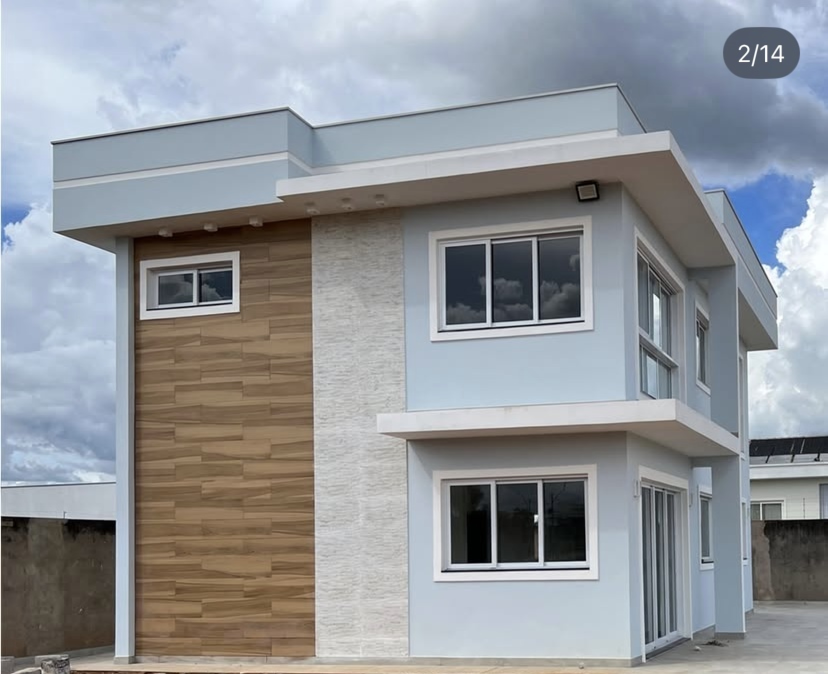
#> input picture jabs/assets/obra_jl_hd.jpg, 3312 x 2696 px (shown at 1/4 size)
$ python render_jabs.py
#> lines starting #> are read from the running program, lines starting #| are printed output that depends on the picture
### ptk/whatsapp_icon.py
"""Símbolo do WhatsApp desenhado (balão + telefone), em 4x para ficar liso."""
import math
from functools import lru_cache

from PIL import Image, ImageDraw

GREEN = (37, 211, 102)


@lru_cache(None)
def wa_icon(size=140, bg=True):
    k = 4
    s = size * k
    img = Image.new("RGBA", (s, s), (0, 0, 0, 0))
    d = ImageDraw.Draw(img)
    u = s / 100
    if bg:
        d.ellipse((0, 0, s - 1, s - 1), fill=GREEN)
    # balão: anel branco + rabinho embaixo à esquerda
    cx, cy, r, sw = 50 * u, 48 * u, 33 * u, 6.5 * u
    d.polygon([(19 * u, 85 * u), (24 * u, 64 * u), (37 * u, 75 * u)], fill="white")
    d.ellipse((cx - r, cy - r, cx + r, cy + r), outline="white", width=int(sw))
    # recorta o miolo do rabinho para ficar só o contorno
    inner = r - sw
    d.ellipse((cx - inner, cy - inner, cx + inner, cy + inner), fill=GREEN if bg else (0, 0, 0, 0))
    # telefone: arco grosso abaulado para baixo/esquerda, com bocal e fone nas pontas
    hr, hw = 16.5 * u, 8.5 * u
    hx, hy = cx + 1.5 * u, cy - 1 * u
    d.arc((hx - hr, hy - hr, hx + hr, hy + hr), 60, 210, fill="white", width=int(hw))
    for ang, ln in ((60, 0.0), (210, 0.0)):
        a = math.radians(ang)
        px, py = hx + math.cos(a) * (hr - hw / 2), hy + math.sin(a) * (hr - hw / 2)
        # pontas (fone/bocal) como cápsulas perpendiculares ao arco
        t = a + math.pi / 2
        L, Wd = 6.5 * u, 6.0 * u
        dx, dy = math.cos(t) * L, math.sin(t) * L
        d.line((px - dx * 0.2, py - dy * 0.2, px + dx * (1 if ang == 60 else -1) * 0.9 + dx * 0.0,
                py + dy * (1 if ang == 60 else -1) * 0.9), fill="white", width=int(Wd))
        d.ellipse((px - Wd / 2, py - Wd / 2, px + Wd / 2, py + Wd / 2), fill="white")
    return img.resize((size, size), Image.LANCZOS)

### jabs/render_jabs.py
#!/usr/bin/env python3
"""Vídeo premium 9:16 (30 s) - JABS Engenharia. Preto e branco, ritmo calmo, cor surge no final.

Uso:  python3 render_jabs.py             -> saida/jabs_30s.mp4
      python3 render_jabs.py preview 1 5  -> quadros soltos em saida/preview/
"""
import math
import subprocess
import sys
import wave
from functools import lru_cache
from pathlib import Path

import numpy as np
from PIL import Image, ImageDraw, ImageEnhance, ImageFilter, ImageOps

import jabs_art as J
from jabs_art import font, text_width, tracked

ROOT = Path(__file__).resolve().parent
sys.path.insert(0, str(ROOT.parent / "ptk"))
from whatsapp_icon import wa_icon  # noqa: E402

# ----------------------------------------------------------------- CONFIG ---
W, H, FPS, DURATION = 1080, 1920, 30, 30.0
VOICE = ROOT / "audio/locucao.mp3"   # ElevenLabs "Thales", take 1 (cortada antes do "Fale com a gente")
VOICE_END = 26.45  # institucional: termina em "Construtora e incorporadora."
OUT = ROOT / "saida/jabs_30s.mp4"
DELAY = 0.6
WHATS = "(61) 99325-4777"
_M = dict(construir=0.0, estruturas=2.6, jabs=3.84, pensado=6.08, exclusivamente=6.64, obras=8.8,
          precisao=10.56, acabamento=12.56, cronograma=14.24, aqui=16.32, nao=17.84, entregamos=18.88,
          conforto=20.4, elegancia=21.64, jabs2=22.8, construtora=24.24, fale=26.56, whats=27.8)
M = {k: v + DELAY for k, v in _M.items()}
S2, S3, S4, S5, S6 = M["jabs"] - 0.2, M["obras"] - 0.15, M["aqui"] - 0.1, M["entregamos"] - 0.2, M["jabs2"] - 0.25
XF = 0.6  # duração das fusões
# ---------------------------------------------------------------------------


def clamp(x, a=0.0, b=1.0):
    return max(a, min(b, x))


def prog(t, s, d):
    return clamp((t - s) / d)


def ease(x):
    return x * x * (3 - 2 * x)


# [35 lines left out: functions ttext, put, rise, hline, not called in this run]


# ------------------------------------------------------------------- fundos --
_yy, _xx = np.mgrid[0:H, 0:W].astype(np.float32)


# [16 lines left out: functions black_bg, grid_bg, not called in this run]


_GRAIN = [Image.fromarray((np.random.default_rng(i).normal(0, 9, (H // 2, W // 2)) + 128).clip(0, 255).astype(np.uint8),
                          "L").resize((W, H), Image.BILINEAR) for i in range(4)]
_VIG = Image.fromarray((np.clip(1 - np.sqrt(((_xx - W / 2) / (W * .85)) ** 2 + ((_yy - H / 2) / (H * .7)) ** 2), 0, 1)
                        ** 0.7 * 255).astype(np.uint8), "L")
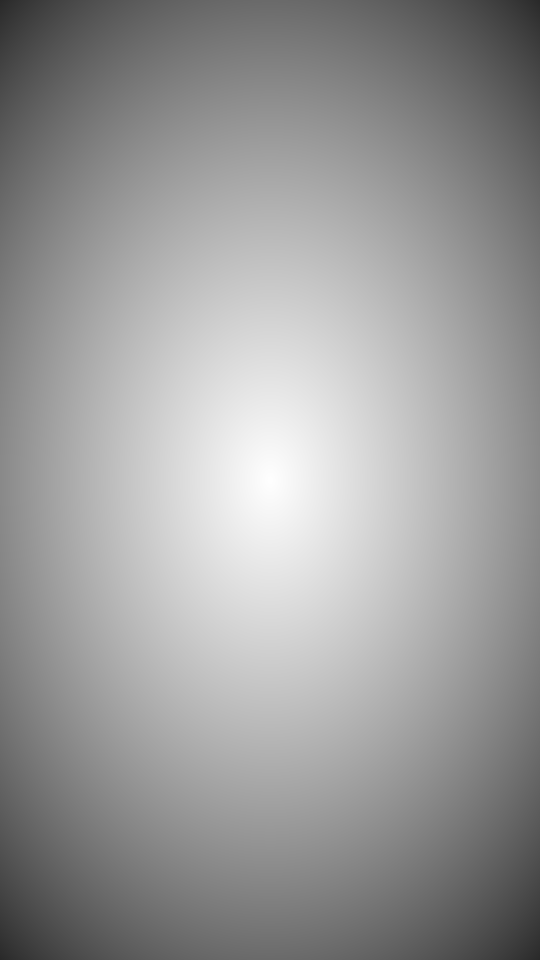
#> _VIG: PIL image 1080x1920 L (shown at 1/2 size); min 41, max 255, mean 154.1


# [8 lines left out: function finish, not called in this run]


# -------------------------------------------------------------------- foto ---
# foto ampliada 4x com super-resolução (EDSR) -> nitidez real nos closes
_src = Image.open(ROOT / "assets/obra_jl_hd.jpg").convert("RGB").crop((0, 328, 3312, 2696))
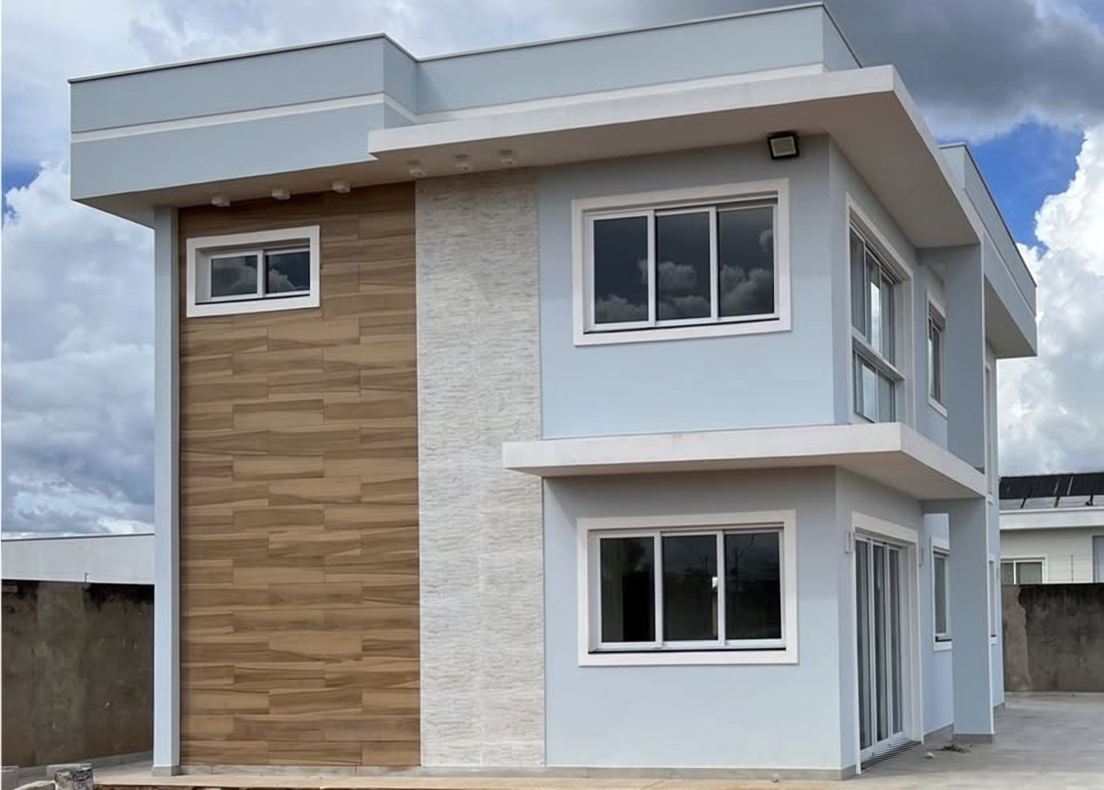
#> _src: PIL image 3312x2368 RGB (shown at 1/3 size); mean R, G, B 141.9, 143.9, 146.4
_photo = _src
PHOTO_COLOR = ImageEnhance.Contrast(ImageEnhance.Color(_photo).enhance(1.05)).enhance(1.08)
_gray = ImageOps.grayscale(_photo)
_gray = ImageOps.autocontrast(_gray, cutoff=1)
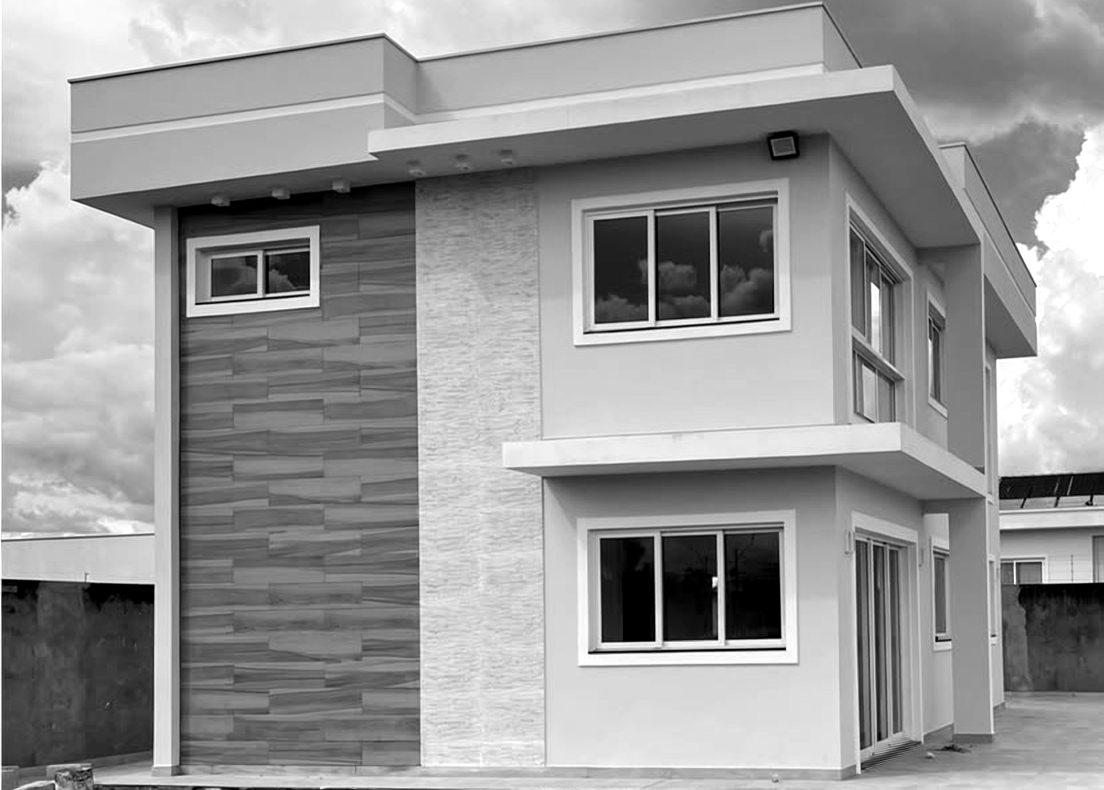
#> _gray: PIL image 3312x2368 L (shown at 1/3 size); min 0, max 255, mean 151
PHOTO_BW = ImageEnhance.Contrast(Image.merge("RGB", (_gray, _gray, _gray))).enhance(1.25)
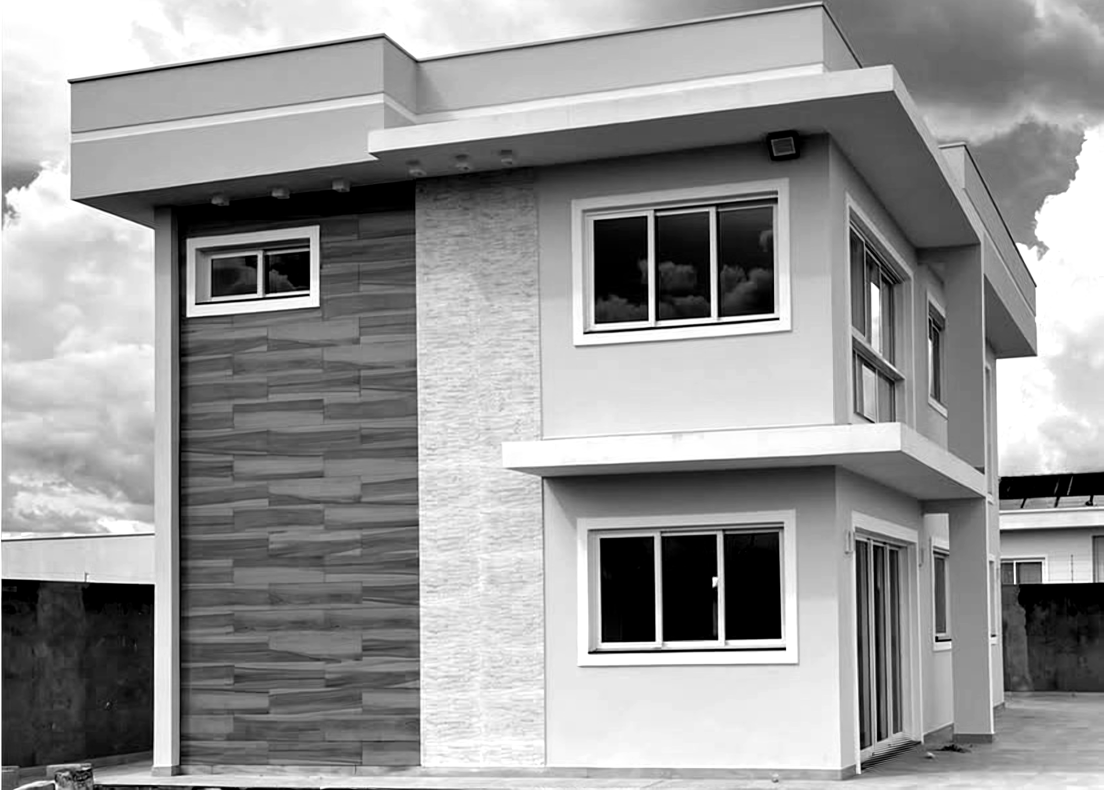
#> PHOTO_BW: PIL image 3312x2368 RGB (shown at 1/3 size); min 0, max 255, mean 150.8


# [12 lines left out: function photo_frame, not called in this run]


PH_H = int(W * _src.height / _src.width)  # altura da foto inteira na largura do vídeo
#> PH_H = 772
_fy = np.clip(np.minimum(np.arange(PH_H) / (PH_H * .18), (PH_H - 1 - np.arange(PH_H)) / (PH_H * .18)), 0, 1)
WIDE_MASK = Image.fromarray(np.repeat((_fy[:, None] ** 1.2 * 255).astype(np.uint8), W, 1), "L")
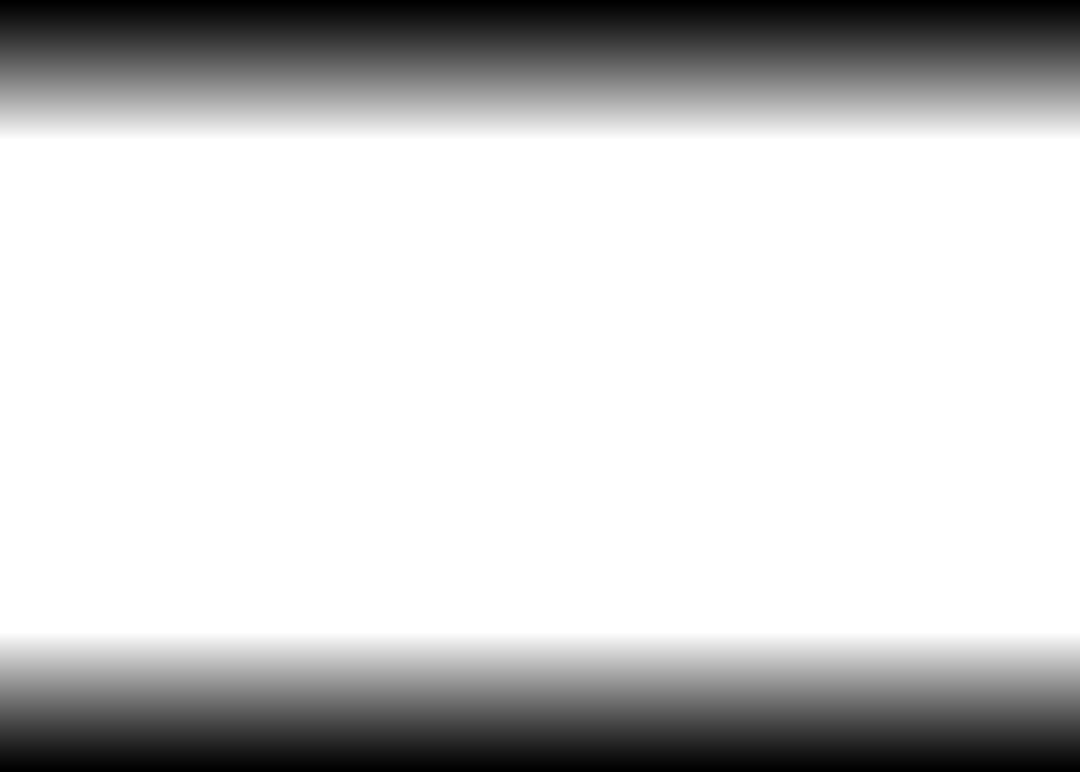
#> WIDE_MASK: PIL image 1080x772 L; min 0, max 255, mean 204.4


# [89 lines left out: functions photo_wide, shade_bottom, sc1, sc2, sc3, sc4 and 1 more, not called in this run]


WA_W = wa_icon(64, bg=False)
#> in wa_icon, `img = Image.new("RGBA", (s, s), (0, 0, 0, 0))`: img: PIL image 256x256 RGBA; every value is 0


# [16 lines left out: function sc6, not called in this run]


SCENES = [(0.0, sc1), (S2, sc2), (S3, sc3), (S4, sc4), (S5, sc5), (S6, sc6)]


# [15 lines left out: function frame, not called in this run]


# ------------------------------------------------------------------ áudio ---
def trilha(path):
    """Trilha cinematográfica: pads suaves + piano esparso + graves nas transições."""
    sr = 44100
    n = int(sr * DURATION)
    out = np.zeros(n)
    tt = np.arange(n) / sr
    chords = [[57, 60, 64, 71], [53, 57, 60, 64], [48, 55, 60, 64], [55, 59, 62, 67]]  # Am9, F, C, G
    bar = 4.0
    hz = lambda m: 440 * 2 ** ((m - 69) / 12)
    for i in range(int(DURATION / bar) + 1):
        s = int(i * bar * sr)
        e = min(n, int((i + 1) * bar * sr + sr))
        k = np.arange(e - s) / sr
        env = np.minimum(1, k / 1.2) * np.exp(-k * 0.25)
        for m in chords[i % 4]:
            for det in (-0.12, 0.12):
                out[s:e] += 0.035 * np.sin(2 * np.pi * hz(m - 12) * (1 + det / 100) * k) * env
        out[s:e] += 0.06 * np.sin(2 * np.pi * hz(chords[i % 4][0] - 24) * k) * env
    rng = np.random.default_rng(4)
    for i in range(int(DURATION / 1.0)):  # piano esparso
        if rng.random() < 0.55:
            ch = chords[int(i / bar) % 4]
            m = ch[rng.integers(0, 4)] + 12
            s = int((i + rng.choice([0, 0.5])) * sr)
            k = np.arange(int(2.5 * sr)) / sr
            note = sum(a * np.sin(2 * np.pi * hz(m) * h * k) for h, a in ((1, 1), (2, .4), (3, .15))) * np.exp(-k * 2.2)
            e = min(n, s + len(k))
            out[s:e] += 0.05 * note[:e - s]
    for st in [S2, S3, S4, S5, S6]:  # grave sutil nas transições
        s = int(st * sr)
        k = np.arange(int(1.5 * sr)) / sr
        e = min(n, s + len(k))
        out[s:e] += (0.25 * np.sin(2 * np.pi * 42 * k) * np.exp(-k * 3))[:e - s]
    # reverb simples (convolução com ruído decaindo)
    ir_t = np.arange(int(1.8 * sr)) / sr
    ir = rng.standard_normal(len(ir_t)) * np.exp(-ir_t * 3.2) * 0.02
    ir[0] = 1.0
    L = len(out) + len(ir)
    nfft = 1 << (L - 1).bit_length()
    wet = np.fft.irfft(np.fft.rfft(out, nfft) * np.fft.rfft(ir, nfft), nfft)[:len(out)]
    out = wet * np.minimum(1, tt / 1.5) * np.minimum(1, (DURATION - tt) / 2.0)
    out = (out / np.abs(out).max() * 0.85 * 32767).astype(np.int16)
    with wave.open(str(path), "wb") as w:
        w.setnchannels(1)
        w.setsampwidth(2)
        w.setframerate(sr)
        w.writeframes(out.tobytes())


def main():
    OUT.parent.mkdir(parents=True, exist_ok=True)
    silent = OUT.with_suffix(".video.mp4")
    music = ROOT / "audio/trilha.wav"
    trilha(music)
#> (the run stopped early here; a loop or call above may not have finished)

$ run again, with jabs/assets/post_obra_jl.png saved as jabs/assets/obra_jl_hd.jpg
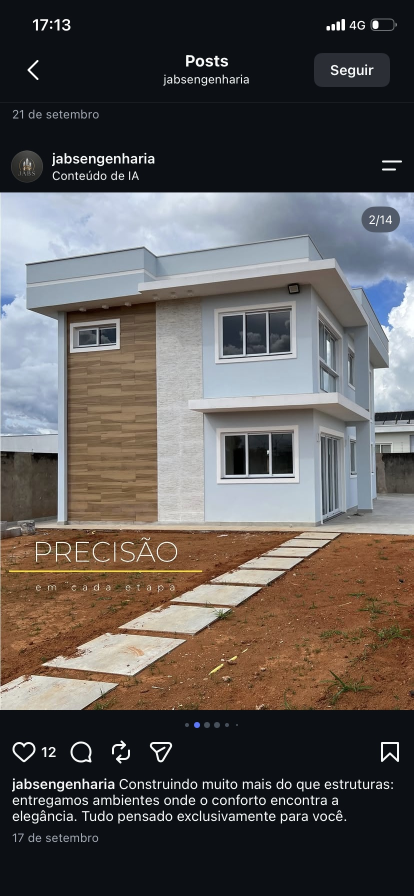
#> input picture jabs/assets/post_obra_jl.png, 828 x 1792 px (shown at 1/2 size)
#> `_src = Image.open(ROOT / "assets/obra_jl_hd.jpg").convert("RGB").crop(..`:
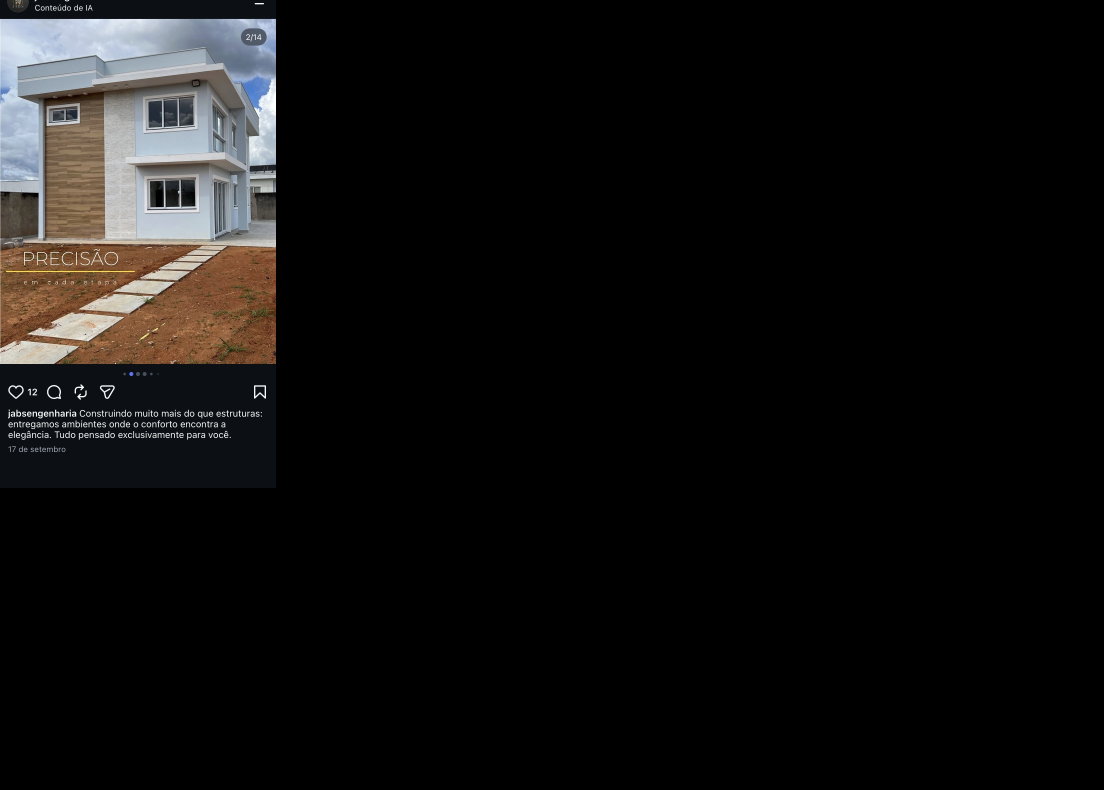
#> _src: PIL image 3312x2368 RGB (shown at 1/3 size); mean R, G, B 16.7, 15.7, 15.2
#> `PHOTO_BW = ImageEnhance.Contrast(Image.merge("RGB", (_gray, _gray, _gr..`:
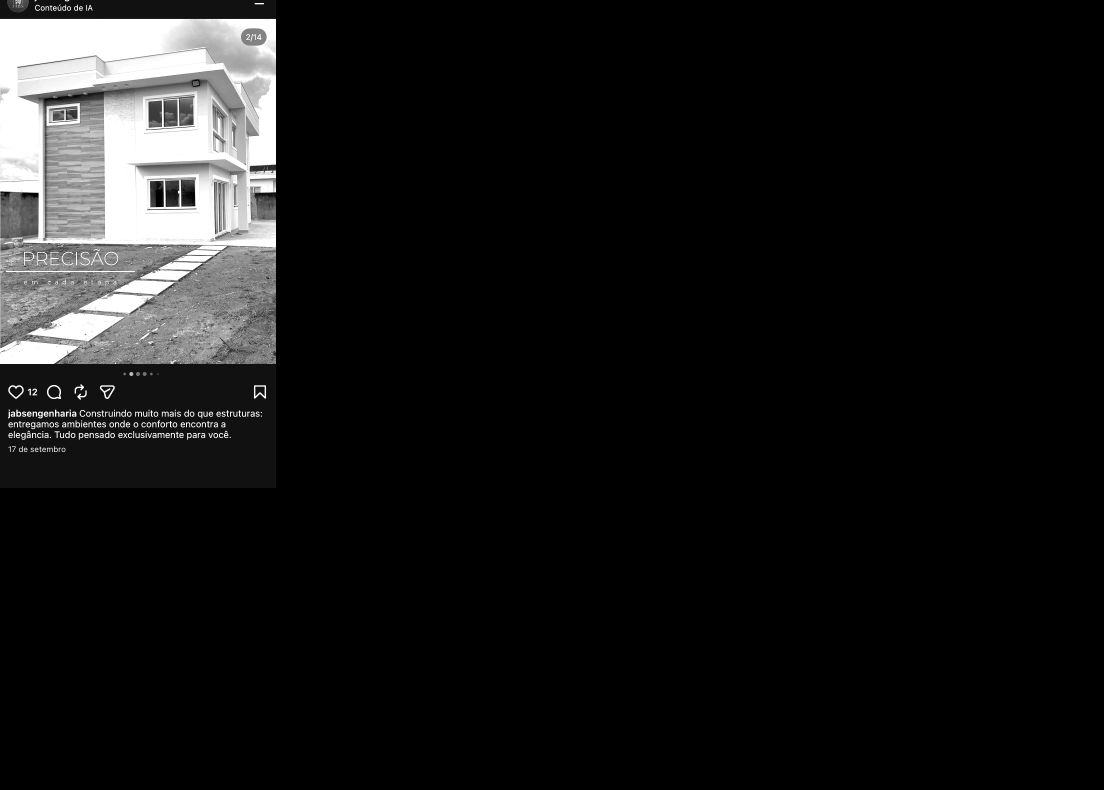
#> PHOTO_BW: PIL image 3312x2368 RGB (shown at 1/3 size); min 0, max 255, mean 21.7
#> img: PIL image 256x256 RGBA; every value is 0
